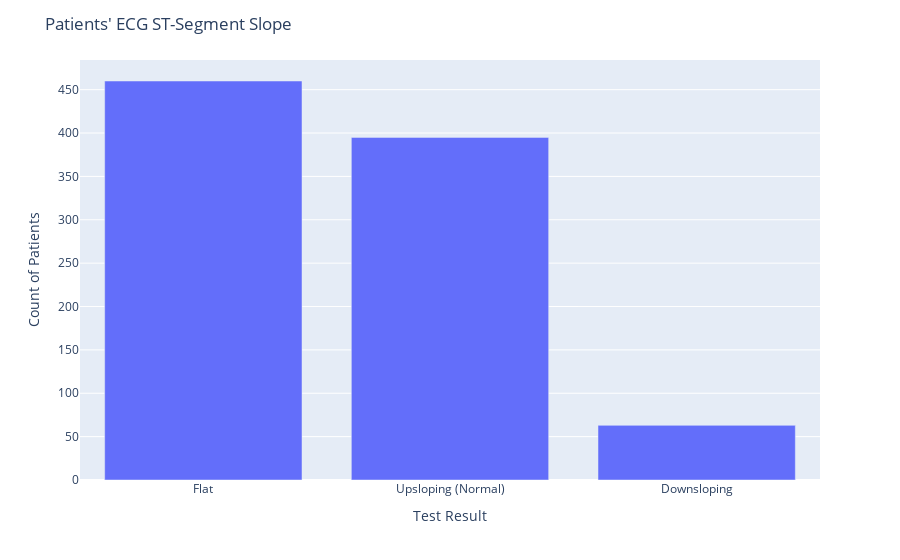

Notebook code for this chart:
### Markdown cell above
Most patients do not experience angina after exercise, but the split is very close.  It is unclear how this metric relates to the "ChestPainType" data, where

### Code cell
fig = categorical_ct(df, 'ST_Slope')
fig.update_layout(
    title='Patients\' ECG ST-Segment Slope',
    xaxis_title="Test Result",
    yaxis_title="Count of Patients")

### Figure 1 — Plotly figure (JSON) as saved in the notebook; plotly's stock layout.template omitted (floating-point values rounded to 4 significant figures)
{"data": [{"alignmentgroup": "True", "hovertemplate": "x=%{x}<br>y=%{y}<extra></extra>", "legendgroup": "", "marker": {"color": "#636efa", "pattern": {"shape": ""}}, "name": "", "offsetgroup": "", "orientation": "v", "showlegend": false, "textposition": "auto", "type": "bar", "x": ["Flat", "Upsloping (Normal)", "Downsloping"], "xaxis": "x", "y": [460, 395, 63], "yaxis": "y"}], "layout": {"barmode": "relative", "legend": {"tracegroupgap": 0}, "margin": {"t": 60}, "title": {"text": "Patients' ECG ST-Segment Slope"}, "xaxis": {"anchor": "y", "domain": [0, 1], "title": {"text": "Test Result"}}, "yaxis": {"anchor": "x", "domain": [0, 1], "title": {"text": "Count of Patients"}}}}
